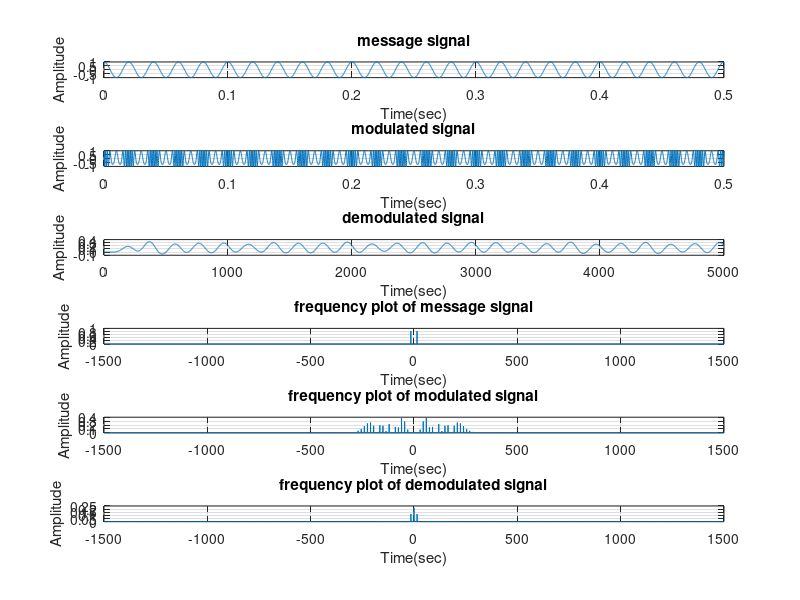

Source code (MATLAB):
clc;
clear all;
close all;

fm=50; %modulating signal frequency(frequency of message signal)
fc=300; %carrier signal frequency
B=10; %modulation index
t=0:0.0001:0.5; %defining time period from 0 to 0.5s in 0.0001s interval


%considering amplitude of message and carrier signals to be 1
m=cos(2*pi*fm*t); %message signal
c=cos(2*pi*fc*t); %carrier signal
y=cos((2*pi*fc*t)+(B.*sin(2*pi*fm*t))); % frequency modulated signal(y=cos(2*pi*fc*t+integralof(messagesignal))


%plotting message signal
figure;
subplot(6,1,1);
plot(t,m); %plotting message signal
xlabel('Time(sec)');
ylabel('Amplitude');
title('message signal');
grid on;


%plotting modulated signal
subplot(6,1,2);
plot(t,y); %plotting modulated signal
xlabel('Time(sec)');
ylabel('Amplitude');
title('modulated signal');
grid on;


%plotting demodulated signal(demodulation is done using envelope detection)
%for demodulation of fm signal it is first differentiated to get slope and
%then passed through an envelope detector circuit which is basically a
%lowpass filter
x=diff(y); %differentiating the message signals
ydemod=abs(x); %taking absolute value
[b,a]=butter(10,0.014); %implementing butterworth lowpass fiter of order 10 with cutoff frequency 0.056
s1=filter(b,a,ydemod);  %using filter
subplot(6,1,3);
plot(s1); %plotting demodulated signal
xlabel('Time(sec)');
ylabel('Amplitude');
title('demodulated signal');
grid on;


%plotting frequency plot for message signal
ts=1/(10*fc);
fs=1/ts; %sampling frequency
mf=fftshift(fft(m))*ts; %calculating fourier transform of message signal using inbuilt function fft
delta=fs/length(mf);
f=-fs/2:delta:fs/2-delta;  %defining the x range of frequencies
subplot(6,1,4);
plot(f,abs(mf));  %plotting frquency plot of message signal(taking absolute value)
xlabel('Time(sec)');
ylabel('Amplitude');
title('frequency plot of message signal');
grid on;


%plotting frequency plot for modulated signal
yf=fftshift(fft(y))*ts; %calculaing fourier transform of modulated signal using fft
delta=fs/length(yf);
f=-fs/2:delta:fs/2-delta;  %defining the x range of frequencies
subplot(6,1,5);
plot(f,abs(yf)); %plotting frquency plot of modulated signal(taking absolute value)
xlabel('Time(sec)');
ylabel('Amplitude');
title('frequency plot of modulated signal');
grid on;


%plotting frequency plot for demodulated signal
ydef=fftshift(fft(s1))*ts;  %calculaing fourier transform of demodulated signal using fft
delta=fs/length(ydef);
f=-fs/2:delta:fs/2-delta;
subplot(6,1,6);
plot(f,abs(ydef)); %plotting frquency plot of demodulated signal(taking absolute value)
xlabel('Time(sec)');
ylabel('Amplitude');
title('frequency plot of demodulated signal');
grid on;